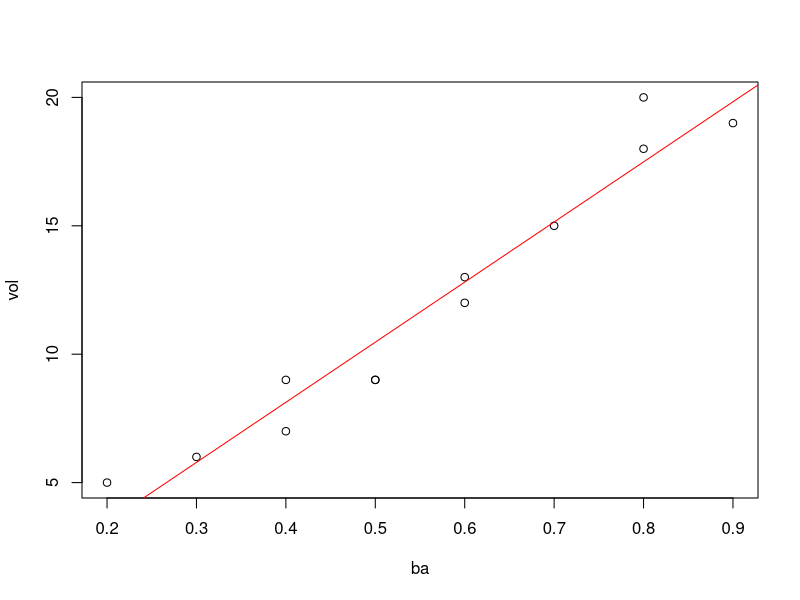
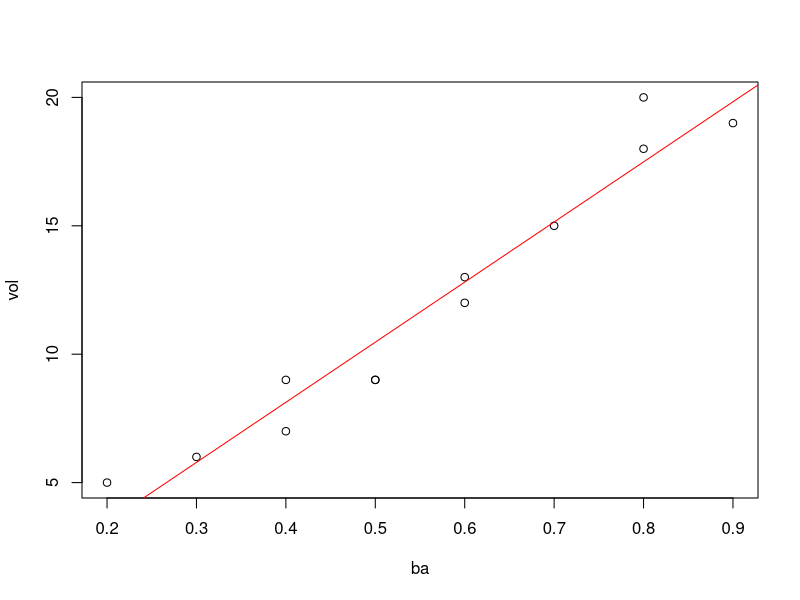
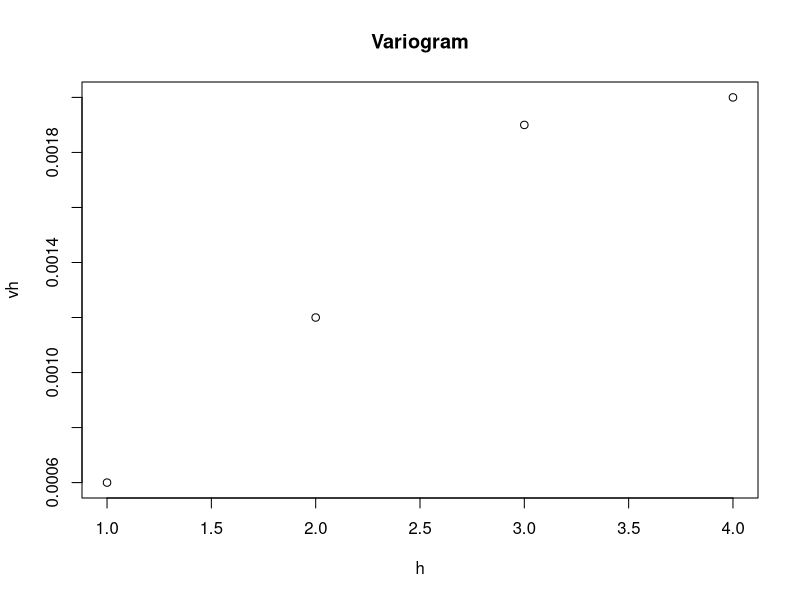

Here is the R script that generated these plots, in order:
#Question 1
volume = c(3.23,3.47,1.86,2.47,3.01,3.22,2.88,1.71,2.89,3.77,
            4.83,4.37,4.87,3.87,3.71)
center = c(1,1,1,1,1,2,2,2,2,2,3,3,3,3,3)

table = data.frame(volume,center)

vol.aov= aov(table$volume ~ table$center)
summary(vol.aov)

#Question 3
ba = c(0.3,0.5,0.4,0.9,0.7,0.2,0.6,0.5,0.8,0.4,0.8,0.6)
vol = c(6,9,7,19,15,5,12,9,20,9,18,13)


plot(ba,vol)
abline(lm(vol~ba), col="red")


sumy = sum(vol)
sumx = sum(ba)
sumy2 = sum(vol*vol)
sumx2 = sum(ba*ba)
sumxy = sum(ba*vol)
n = length(vol)

sums = data.frame(sumy,sumx,sumy2,sumx2,sumxy)
sums

regress <-data.frame(vol, ba)



simpreg <- lm(vol ~ ba, data=regress)

print(simpreg)
anova(simpreg)
simpreg_sum <- summary(simpreg)
simpreg_sum


beta <- simpreg_sum$coef
beta


ssct = sumy2 - (sumy*sumy/n)
ssr = beta[2] * (sumxy-(sumx*sumy/n))
sse = ssct-ssr
mse = sse/(n-2)
mse
rsq = ssr/ssct
sum_squares = data.frame(ssct,ssr,sse,mse,rsq) 
sum_squares

sb1_sq = mse/(sumx2-(sumx*sumx/n))
sb1_sq
sb1 = sqrt(sb1_sq)
sb1

r <- resid(simpreg)
r

yhat <- fitted(simpreg)
yhat

plot(ba,vol)
abline(simpreg, col="red")

#Question 5
vol5 = c(40,37,42,45,49,41,37,35,50,43)
xbar = mean(vol5)
s = sd(vol5)
xbar
s

t = -qt(0.025,9)
t

(t*s)/sqrt(10)
41.9-3.59

#Question 6
(30*28)/15
15/28
s2=(56*(1-0.5)*(1-0.536))/(0.5*0.536)
2*sqrt(s2)

#Question 8
rhinos = c(8, 1, 19, 22, 2, 12, 0, 1, 20, 19)
xbar_rhino = mean(rhinos)
s2_rhino = var(rhinos)
xbar_rhino
s2_rhino

VMR = s2_rhino/xbar_rhino
VMR
s_vmr = sqrt(2/(10-1))
s_vmr
bigt = (VMR-1)/s_vmr
bigt
qt(0.025,9)

#Question 9
s = sqrt(8.1)
2*s
#Question 10
vh = c(0.0006,0.0012,0.0019,0.0020)
h = c(1,2,3,4)
dist = h*30
plot(h,vh, main="Variogram")
